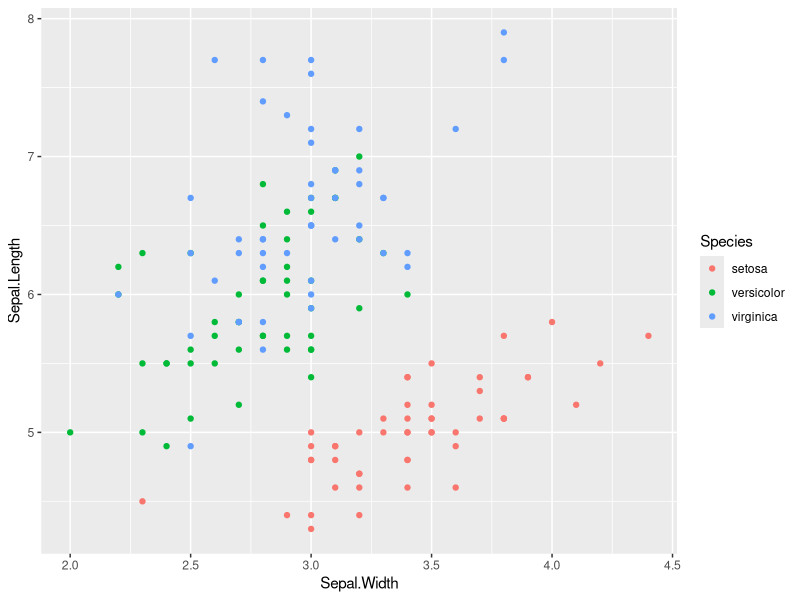
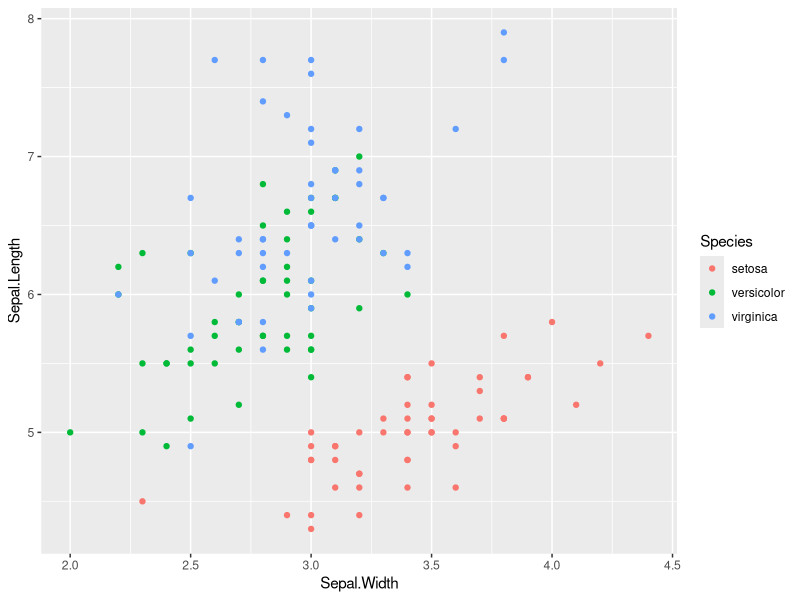

R code for these plots, in order:
## ---- chunk 1
knitr::opts_chunk$set(echo = TRUE)

## ---- chunk 2
library(tidyverse)
p<-ggplot(iris, aes(Sepal.Width, Sepal.Length, color=Species))+
  geom_point()
p
ggsave("practice_plot.png", p)

